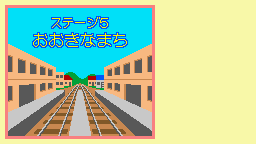
#> input picture gfx/screens/stages2/original.png, 256 x 144 px
$ python make.py
#> lines starting #> are read from the running program, lines starting #| are printed output that depends on the picture
### tools/textart.py
"""Helpers for painting English text onto exported screen images (gfx/screens/*/make.py).

Text is rendered as a 1-bit mask, then composited as stacked outline layers, e.g.
    layers=[(RED, 2), (WHITE, 1), (BLUE, 0)]  -> 2px red outer ring, 1px white ring, blue fill
Everything stays within the screen's existing colours so the retiler can find palettes.
"""
from pathlib import Path

from PIL import Image, ImageDraw, ImageFont

FONT_DIR = Path("/System/Library/Fonts/Supplemental")
ROOT = Path(__file__).resolve().parent.parent


def load_bitmap_font(path=ROOT / "gfx/font_en.txt"):
    glyphs, cur, rows = {}, None, []
    for line in Path(path).read_text().splitlines():
        if line.startswith("//") or not line.strip():
            continue
        if line.startswith("== "):
            if cur is not None:
                glyphs[cur] = rows
            cur, rows = line[3:], []
        else:
            rows.append(line)
    glyphs[cur] = rows
    return glyphs


def bitmap_mask(text, font=None, spacing=1, space=3):
    """Proportional rendering of the 8x8 dialogue font (ink columns only)."""
    font = font or load_bitmap_font()
    cols = []
    for ch in text:
        if ch == " ":
            cols += [[0] * 8] * space
            continue
        g = font[ch]
        ink = [x for x in range(8) if any(r[x] == "#" for r in g)]
        for x in range(min(ink), max(ink) + 1):
            cols.append([1 if g[y][x] == "#" else 0 for y in range(8)])
        cols += [[0] * 8] * spacing
    cols = cols[:-spacing] if spacing else cols
    m = Image.new("1", (len(cols), 8))
    for x, c in enumerate(cols):
        for y, v in enumerate(c):
            if v:
                m.putpixel((x, y), 1)
    return m.crop(m.getbbox())


# [44 lines left out: functions ttf_mask, scale_mask, dilate, stamp, not called in this run]


def replace(img, box, colours, with_colour):
    """Inside `box`, repaint every pixel whose colour is in `colours`."""
    px = img.load()
    x0, y0, x1, y1 = box
    for y in range(y0, y1):
        for x in range(x0, x1):
            if px[x, y] in colours:
                px[x, y] = with_colour

### gfx/screens/stages2/make.py
"""Stage select page 2 (the Stage 5 card, $9C00 tilemap).  python gfx/screens/stages2/make.py"""
import sys
from pathlib import Path

HERE = Path(__file__).resolve().parent
sys.path.insert(0, str(HERE.parents[2] / "tools"))
from PIL import Image
from textart import bitmap_mask, replace, stamp, ttf_mask

SKY, BLUE, YELLOW = (0, 224, 248), (0, 80, 248), (248, 248, 0)

img = Image.open(HERE / "original.png").convert("RGB")
#> img is the input picture: PIL image 256x144 RGB; mean R, G, B 177, 203.8, 165.3
replace(img, (16, 12, 144, 50), {BLUE, YELLOW}, SKY)        # ステージ5 / おおきなまち
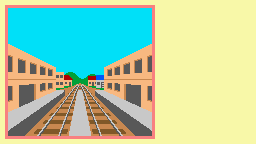
#> img: PIL image 256x144 RGB; mean R, G, B 174.1, 207.8, 168.1
stamp(img, bitmap_mask("Stage 5", space=3), (80, 24), [(BLUE, 1), (YELLOW, 0)])
#> (the run stopped early here; a loop or call above may not have finished)
